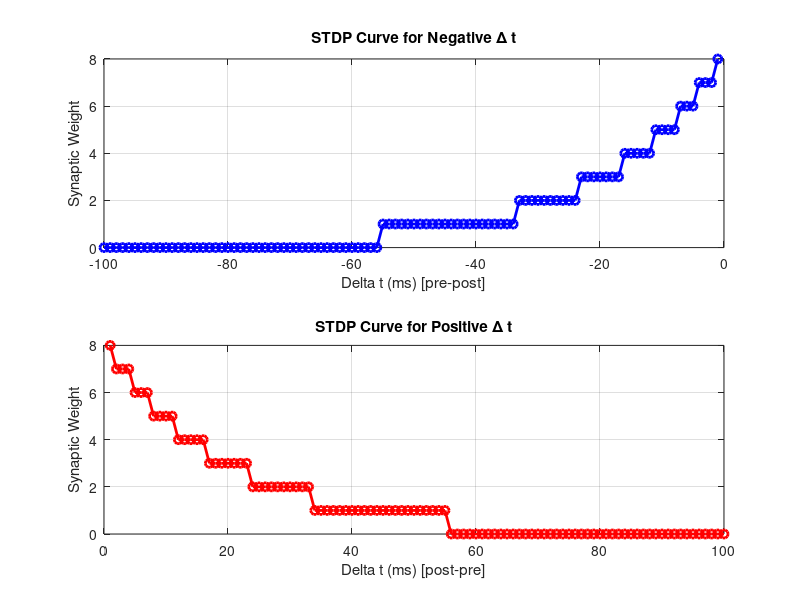

Reproduce this figure in MATLAB.
dt = -100:1:100; % post-pre
aLTP = 1;
aLTD = -1;
tauLTP = 20; % ms
tauLTD = 20; % ms
eta = 1; 
time_window = 100; % 更新时间窗口为100
multiple = 8; 

% deltaW 计算
deltaW = zeros(size(dt));
for i = 1:length(dt)
    if dt(i) > 0
        % LTP: Δt > 0
        deltaW(i) = eta * aLTP * exp(-dt(i)/tauLTP);
    elseif dt(i) < 0
        % LTD: Δt < 0
        deltaW(i) = eta * aLTD * exp(dt(i)/tauLTD);
    else
        % Δt = 0
        deltaW(i) = 0;
    end
end

% 处理后的分段值
multiplied_neg = -round(deltaW(dt >= -time_window & dt < 0) * multiple); 
multiplied_pos = round(deltaW(dt <= time_window & dt > 0) * multiple); 

% 显示处理后的分段值
disp('Array from 0 to -time_window, multiplied and rounded:');
disp(['(', strjoin(arrayfun(@num2str, multiplied_neg, 'UniformOutput', false), ', '), ');']);

disp('Array from 0 to time_window, multiplied and rounded:');
disp(['(', strjoin(arrayfun(@num2str, multiplied_pos, 'UniformOutput', false), ', '), ');']);

% 绘制处理后的STDP分段折线图
figure;
subplot(2,1,1); % 负时间窗口
plot(-time_window:-1, multiplied_neg, 'b-o', 'LineWidth', 2);
xlabel('Delta t (ms) [pre-post]');
ylabel('Synaptic Weight');
title('STDP Curve for Negative \Delta t');
grid on;

subplot(2,1,2); % 正时间窗口
plot(1:time_window, multiplied_pos, 'r-o', 'LineWidth', 2);
xlabel('Delta t (ms) [post-pre]');
ylabel('Synaptic Weight');
title('STDP Curve for Positive \Delta t');
grid on;
